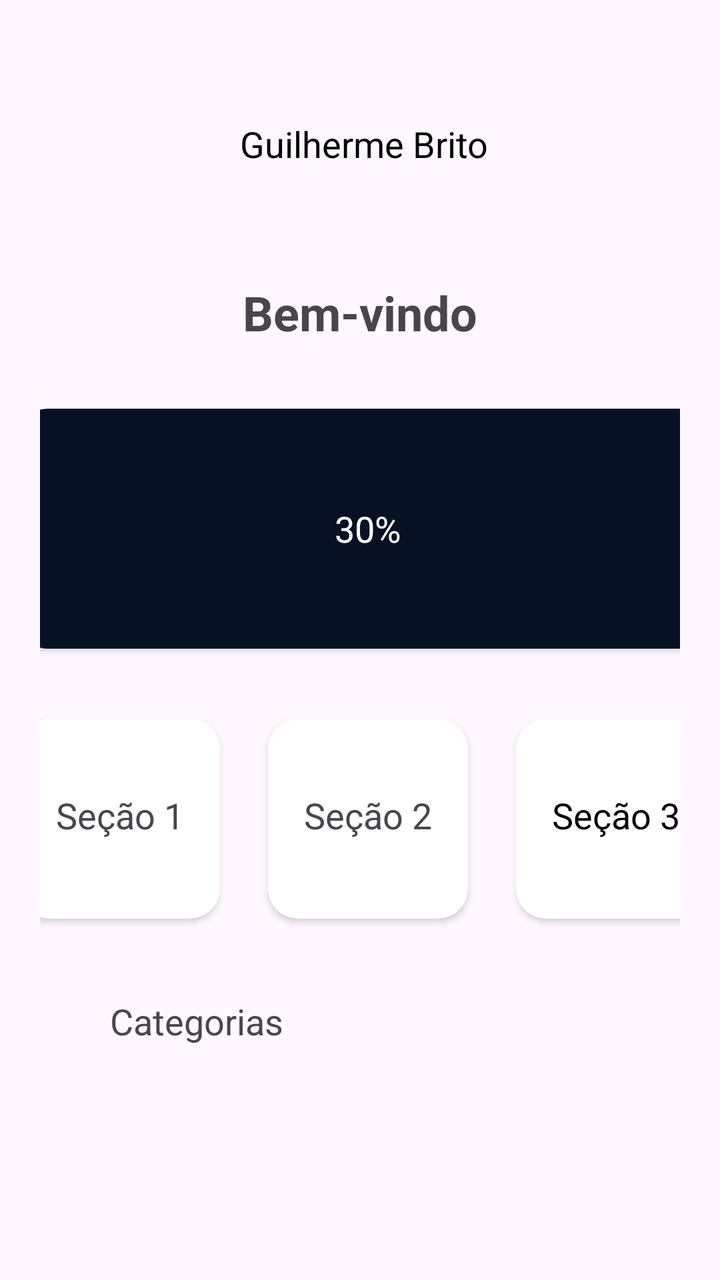
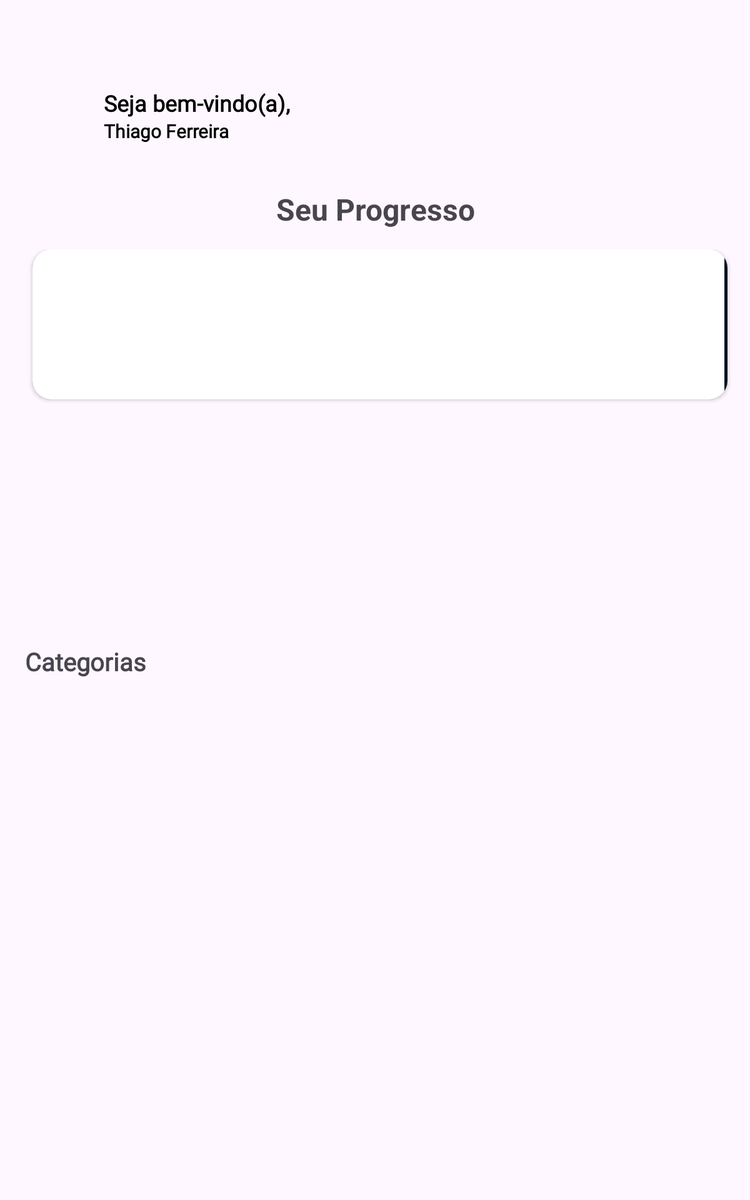

One screen, two layout resources from the same app: the default and the repository's alternative for another configuration. Each is rendered where Android would select it; the XML of both is given below.
<!-- AndroidManifest.xml: application theme Theme.DevZone -->
<!-- res/layout/fragment_home.xml -->
<?xml version="1.0" encoding="utf-8"?>
<RelativeLayout  xmlns:android="http://schemas.android.com/apk/res/android"
    xmlns:app="http://schemas.android.com/apk/res-auto"
    android:layout_width="match_parent"
    android:layout_height="match_parent"
    android:orientation="vertical"
    android:padding="20dp">


    
    <RelativeLayout
        android:id="@+id/header_layout"
        android:layout_width="match_parent"
        android:layout_height="wrap_content"
        android:padding="20dp"
        android:elevation="4dp">

        
        <ImageView
            android:id="@+id/image_user"
            android:layout_width="64dp"
            android:layout_height="64dp"
            android:scaleType="centerCrop"
            android:src="@drawable/ic_android_black_24dp"
            android:layout_alignParentStart="true"/>

        
        <TextView
            android:id="@+id/textUsername"
            android:layout_width="wrap_content"
            android:layout_height="wrap_content"
            android:layout_centerVertical="true"
            android:layout_marginStart="16dp"
            android:layout_toEndOf="@id/image_user"
            android:text="Guilherme Brito"
            android:textColor="@color/black"
            android:textSize="18sp" />

    </RelativeLayout>

    
    <TextView
        android:id="@+id/text_dashboard_title"
        android:layout_width="match_parent"
        android:layout_height="wrap_content"
        android:text="Bem-vindo"
        android:textSize="24sp"
        android:textStyle="bold"
        android:gravity="center"
        android:padding="16dp"
        android:layout_below="@id/header_layout"/>


    <LinearLayout
        android:id="@+id/section_progress"
        android:layout_width="match_parent"
        android:layout_height="wrap_content"
        android:orientation="horizontal"
        android:layout_below="@id/text_dashboard_title"
        android:layout_marginTop="16dp"
        android:gravity="center_horizontal">

        <androidx.cardview.widget.CardView
            android:layout_width="350dp"
            android:layout_height="120dp"
            android:layout_marginStart="16dp"
            android:layout_marginEnd="8dp"
            android:layout_marginBottom="16dp"
            android:elevation="100dp"
            app:cardCornerRadius="15dp">

            <LinearLayout
                android:layout_width="match_parent"
                android:layout_height="match_parent"
                android:gravity="center_horizontal"
                android:padding="45dp"
                android:background="@color/blue">

                
                
                
                

                <TextView
                    android:layout_width="wrap_content"
                    android:layout_height="wrap_content"
                    android:layout_gravity="center"
                    android:text="30%"
                    android:textSize="18sp"
                    android:textColor="@color/white"/>

            </LinearLayout>
        </androidx.cardview.widget.CardView>

    </LinearLayout>

    

    <LinearLayout
        android:id="@+id/section_container"
        android:layout_width="match_parent"
        android:layout_height="wrap_content"
        android:layout_below="@id/text_dashboard_title"
        android:layout_marginTop="171dp"
        android:gravity="center_horizontal"
        android:orientation="horizontal">

        
        <androidx.cardview.widget.CardView
            android:layout_width="100dp"
            android:layout_height="100dp"
            android:layout_marginStart="16dp"
            android:layout_marginEnd="8dp"
            android:layout_marginBottom="16dp"
            android:elevation="100dp"
            app:cardCornerRadius="15dp">

            <LinearLayout
                android:layout_width="match_parent"
                android:layout_height="match_parent"
                android:gravity="center_horizontal"
                android:orientation="vertical"
                android:padding="16dp">

                
                
                
                

                <TextView
                    android:layout_width="wrap_content"
                    android:layout_height="wrap_content"
                    android:layout_gravity="center"
                    android:layout_marginTop="20dp"
                    android:text="Seção 1"
                    android:textSize="18sp" />

            </LinearLayout>
        </androidx.cardview.widget.CardView>

        
        <androidx.cardview.widget.CardView
            android:layout_width="100dp"
            android:layout_height="100dp"
            android:layout_marginStart="16dp"
            android:layout_marginEnd="8dp"
            android:layout_marginBottom="16dp"
            android:elevation="100dp"
            app:cardCornerRadius="15dp">

            <LinearLayout
                android:layout_width="match_parent"
                android:layout_height="match_parent"
                android:gravity="center_horizontal"
                android:orientation="vertical"
                android:padding="16dp">

                <ImageView
                    android:layout_width="wrap_content"
                    android:layout_height="wrap_content"
                    android:layout_gravity="center" />

                <TextView
                    android:layout_width="wrap_content"
                    android:layout_height="wrap_content"
                    android:layout_gravity="center"
                    android:layout_marginTop="20dp"
                    android:text="Seção 2"
                    android:textSize="18sp" />

            </LinearLayout>
        </androidx.cardview.widget.CardView>

        
        <androidx.cardview.widget.CardView
            android:layout_width="100dp"
            android:layout_height="100dp"
            android:layout_marginStart="16dp"
            android:layout_marginEnd="8dp"
            android:layout_marginBottom="16dp"
            android:elevation="100dp"
            app:cardCornerRadius="15dp">

            <LinearLayout
                android:layout_width="match_parent"
                android:layout_height="match_parent"
                android:gravity="center_horizontal"
                android:orientation="vertical"
                android:padding="16dp">

                <ImageView
                    android:layout_width="wrap_content"
                    android:layout_height="wrap_content"
                    android:layout_gravity="center" />

                <TextView
                    android:layout_width="wrap_content"
                    android:layout_height="wrap_content"
                    android:layout_gravity="center"
                    android:layout_marginTop="20dp"
                    android:text="Seção 3"
                    android:textColor="@color/black"
                    android:textSize="18sp" />

            </LinearLayout>
        </androidx.cardview.widget.CardView>
    </LinearLayout>


    <LinearLayout
        android:id="@+id/section_atividades"
        android:layout_width="match_parent"
        android:layout_height="wrap_content"
        android:layout_below="@id/text_dashboard_title"
        android:layout_marginTop="310dp">

        <TextView
            android:layout_width="113dp"
            android:layout_height="wrap_content"
            android:text="Categorias"
            android:layout_marginLeft="35dp"
            android:textSize="18sp" />
    </LinearLayout>

    <LinearLayout
        android:id="@+id/section_categories"
        android:layout_width="match_parent"
        android:layout_height="wrap_content"
        android:layout_below="@id/text_dashboard_title"
        android:layout_marginTop="347dp">

        <androidx.recyclerview.widget.RecyclerView
            android:id="@+id/recycler_view"
            android:layout_width="match_parent"
            android:layout_height="match_parent"
            android:padding="8dp"
            android:clipToPadding="false"/>

    </LinearLayout>
</RelativeLayout >
<!-- resources referenced by this layout -->
<resources>
  <color name="black">#FF000000</color>
  <color name="blue">#061223</color>
  <color name="white">#FFFFFFFF</color>
  <style name="Theme.DevZone" parent="Base.Theme.DevZone" />
  <style name="Base.Theme.DevZone" parent="Theme.Material3.DayNight.NoActionBar">
          
          
          <item name="android:windowIsTranslucent">true</item>
      </style>
</resources>
<!-- res/layout-sw600dp/fragment_home.xml (the repository's variant of the layout above) -->
<!-- drawn on a 7-inch tablet held upright -->
<?xml version="1.0" encoding="utf-8"?>
<androidx.core.widget.NestedScrollView xmlns:android="http://schemas.android.com/apk/res/android"
    xmlns:app="http://schemas.android.com/apk/res-auto"
    android:layout_width="match_parent"
    android:layout_height="match_parent"
    android:orientation="vertical"
    android:paddingHorizontal="10dp"
    android:paddingVertical="30dp">

    <LinearLayout
        android:layout_width="match_parent"
        android:layout_height="wrap_content"
        android:orientation="vertical">

        
        <RelativeLayout
            android:id="@+id/header_layout"
            android:layout_width="match_parent"
            android:layout_height="wrap_content"
            android:paddingTop="40dp"
            android:paddingBottom="20dp"
            android:paddingHorizontal="8dp"
            android:elevation="4dp">

            
            <LinearLayout
                android:layout_width="match_parent"
                android:layout_height="wrap_content"
                android:orientation="horizontal">

                <ImageView
                    android:id="@+id/image_user"
                    android:layout_width="60dp"
                    android:layout_height="match_parent"
                    android:scaleType="centerCrop"
                    android:src="@drawable/account_circle"
                    app:tint="#474646" />

                <LinearLayout
                    android:layout_width="wrap_content"
                    android:layout_height="wrap_content"
                    android:layout_marginStart="5dp"
                    android:orientation="vertical">

                    
                    <TextView
                        android:id="@+id/welcome"
                        android:layout_width="wrap_content"
                        android:layout_height="wrap_content"
                        android:text="Seja bem-vindo(a),"
                        android:textColor="@color/black"
                        android:textSize="18sp"
                        android:fontFamily="@font/poppins_semibold"
                        android:textFontWeight="900" />

                    
                    <TextView
                        android:id="@+id/textUsername"
                        android:layout_width="wrap_content"
                        android:layout_height="wrap_content"
                        android:text="Thiago Ferreira"
                        android:textColor="@color/black"
                        android:textFontWeight="900"
                        android:fontFamily="@font/poppins"
                        android:textSize="15sp" />
                </LinearLayout>
            </LinearLayout>
        </RelativeLayout>

        
        <TextView
            android:id="@+id/text_dashboard_title"
            android:layout_width="match_parent"
            android:layout_height="wrap_content"
            android:text="Seu Progresso"
            android:textSize="24sp"
            android:textStyle="bold"
            android:gravity="center"
            android:padding="16dp"
            android:layout_below="@id/header_layout" />

        
        <LinearLayout
            android:id="@+id/section_progress"
            android:layout_width="match_parent"
            android:layout_height="wrap_content"
            android:orientation="horizontal"
            android:layout_below="@id/text_dashboard_title"
            android:gravity="center_horizontal">

            <androidx.cardview.widget.CardView
                android:layout_width="0dp"
                android:layout_height="120dp"
                android:layout_weight="1"
                android:layout_marginStart="16dp"
                android:layout_marginEnd="8dp"
                android:layout_marginBottom="16dp"
                android:elevation="100dp"
                app:cardCornerRadius="15dp">

                
                <LinearLayout
                    android:layout_width="match_parent"
                    android:layout_height="match_parent"
                    android:orientation="horizontal">

                    
                    <ProgressBar
                        android:id="@+id/progressBar"
                        android:layout_width="0dp"
                        android:layout_height="match_parent"
                        android:layout_weight="250"
                        android:indeterminate="false"
                        android:max="10" />

                    
                    <LinearLayout
                        android:layout_width="0dp"
                        android:layout_height="match_parent"
                        android:layout_weight="1"
                        android:gravity="center"
                        android:orientation="vertical"
                        android:padding="8dp"
                        android:background="@color/blue">

                        
                        <TextView
                            android:layout_width="wrap_content"
                            android:layout_height="wrap_content"
                            android:text="30%"
                            android:textSize="18sp"
                            android:textColor="@color/white" />
                    </LinearLayout>
                </LinearLayout>
            </androidx.cardview.widget.CardView>
        </LinearLayout>

        <LinearLayout
            android:layout_width="match_parent"
            android:layout_height="wrap_content"
            android:layout_below="@id/text_dashboard_title"
            android:layout_marginTop="180dp">

            <TextView
                android:layout_width="wrap_content"
                android:layout_height="wrap_content"
                android:text="Categorias"
                android:fontFamily="@font/poppins_semibold"
                android:textFontWeight="800"
                android:layout_marginLeft="10dp"
                android:textSize="20sp" />
        </LinearLayout>

        <LinearLayout
            android:layout_width="match_parent"
            android:layout_height="wrap_content"
            android:layout_below="@id/text_dashboard_title"
            android:layout_marginTop="230dp">

            <androidx.recyclerview.widget.RecyclerView
                android:id="@+id/recycler_view"
                android:layout_width="match_parent"
                android:layout_height="match_parent"
                android:padding="8dp"
                android:clipToPadding="false" />
        </LinearLayout>
    </LinearLayout>

</androidx.core.widget.NestedScrollView>
